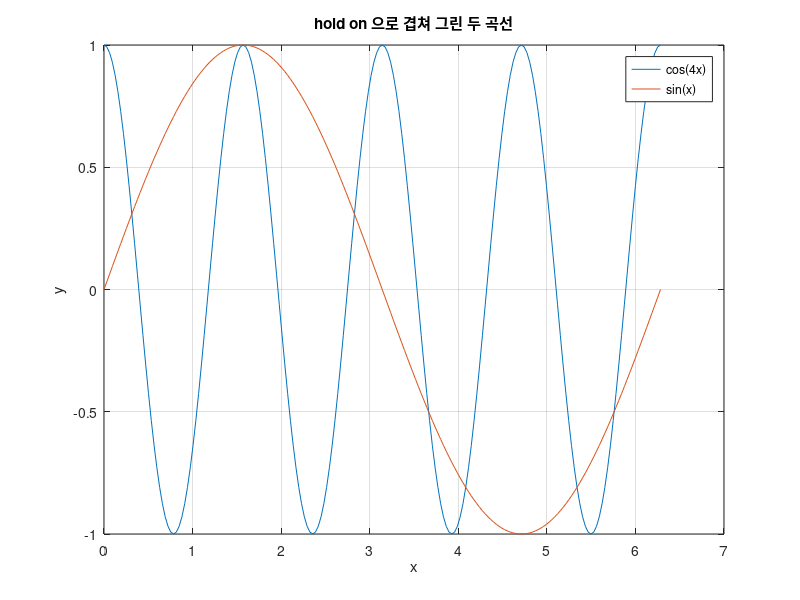

Recreate this plot in MATLAB. (Note: this script raises an error after producing the figure.)
% ex0501_hold.m - 5.1.1 hold on 으로 같은 축에 선을 겹쳐 그린다
clear; clc; close all

x = 0:pi/100:2*pi;
y1 = cos(4*x);
y2 = sin(x);

plot(x, y1)
hold on                          % 다음 plot 이 기존 그림을 지우지 않는다
plot(x, y2)
hold off                         % 반드시 짝을 맞춰 꺼 준다

title("hold on 으로 겹쳐 그린 두 곡선")
xlabel("x"), ylabel("y"), grid on
legend("cos(4x)", "sin(x)")

theme(gcf, "light")              % R2026a 기본 테마는 dark 라 밝게 바꿔 저장한다
exportgraphics(gcf, "../../textbook/ch05/img/ex0501_hold.png")
